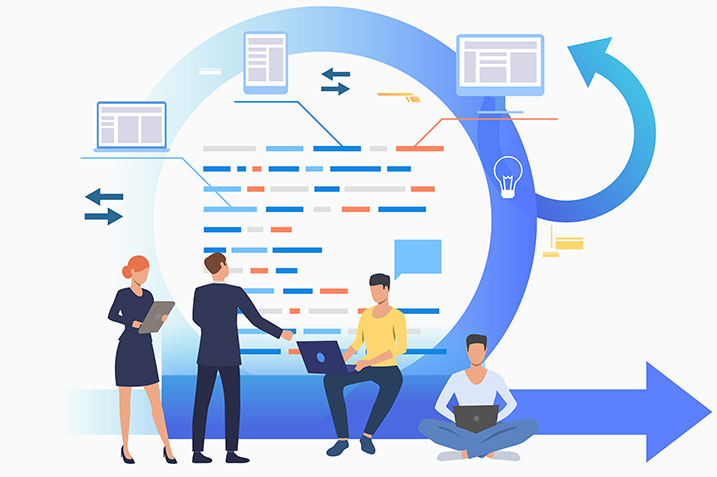
#> input picture FlaskOpencv_FaceRecognition/templates/images/about_img.jpg, 717 x 477 px; its folder holds only this picture in this run
$ python facestrain.py   (older library calls are emulated)
#> lines starting #> are read from the running program, lines starting #| are printed output that depends on the picture
import cv2
import os
import numpy as np
from PIL import Image
import pickle

BASE_DIR = os.path.dirname(os.path.abspath(__file__))
image_dir = os.path.join(BASE_DIR, "images")

face_cascade = cv2.CascadeClassifier('haarcascades/haarcascade_frontalface_alt2.xml')
recognizer = cv2.face.LBPHFaceRecognizer_create()

current_id = 0
label_ids = {}
y_labels = []
x_train = []


for root, dirs, files in os.walk(image_dir):
     for file in files:
         if file.endswith("png") or file.endswith("jpg") or file.endswith("jpeg"):
            path = os.path.join(root, file)
            label = os.path.basename(root).replace(" ","-").lower()
            print(label, path)
            if not label in label_ids:
                label_ids[label] = current_id
                current_id += 1
            id_ =label_ids[label]
            print(label_ids)

            #y_labels.append(label)
            #x_train.append(path)
            pil_image = Image.open(path).convert("L")
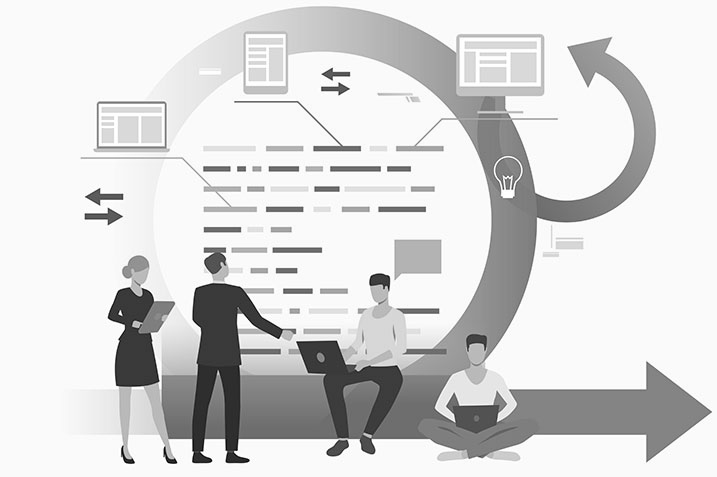
#> pil_image: PIL image 717x477 L; min 2, max 255, mean 216.2
            size = (550, 550)
            final_image = pil_image.resize(size, Image.ANTIALIAS)
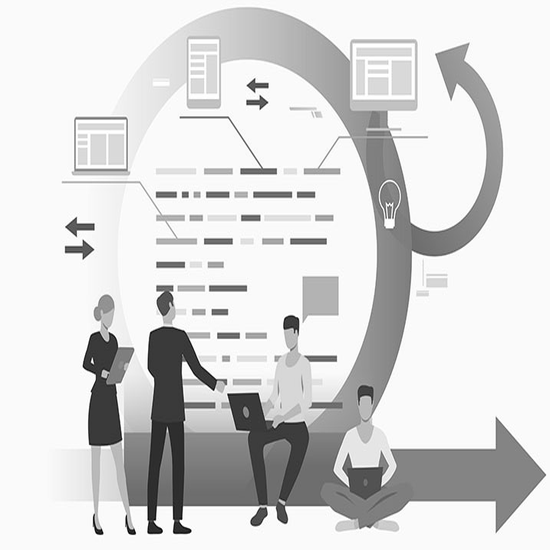
#> final_image: PIL image 550x550 L; min 0, max 255, mean 216.1
            image_array = np.array(final_image, "uint8")
            print(image_array)
#> (printed output is left out)
            faces = face_cascade.detectMultiScale(image_array, scaleFactor=2, minNeighbors=5)
#> faces = ()

            for (x, y, w, h) in faces:
               roi = image_array[y:y+h, x:x+w]
               x_train.append(roi)
               y_labels.append(id_)
#> this loop made 0 passes
#> after the loop, x_train = []; y_labels = []


#print(y_labels)
#print(x_train)

with open("labels.pickles", 'wb') as f:
    pickle.dump(label_ids, f)

#> (the run stopped early here; a loop or call above may not have finished)

$ run again, on FlaskOpencv_FaceRecognition/templates/images/img2.png
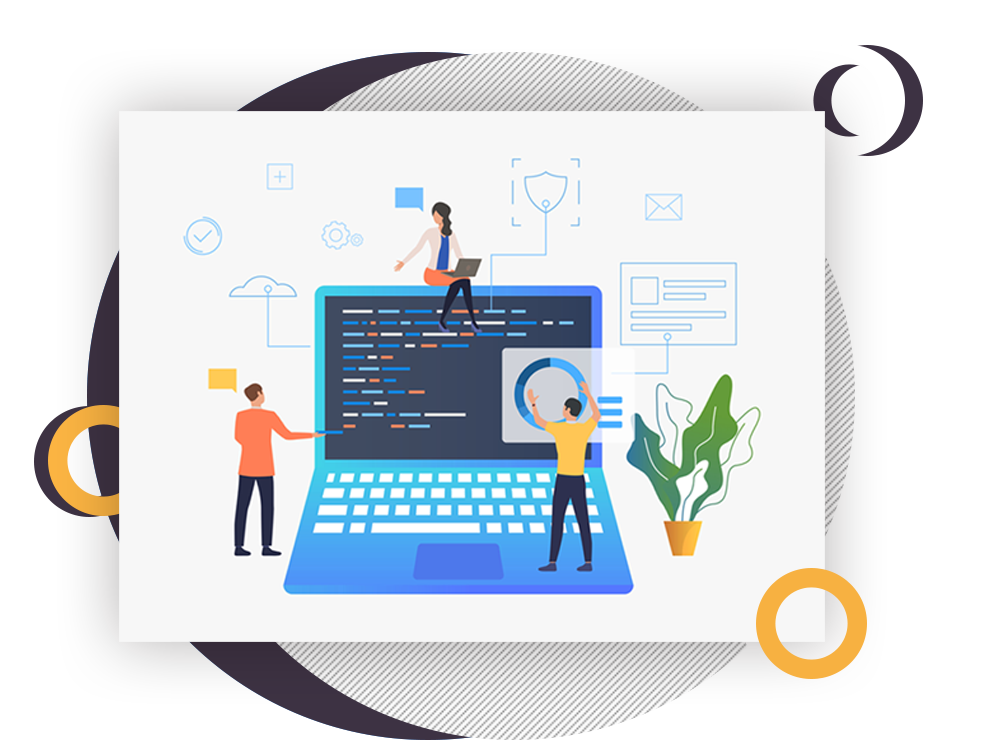
#> input picture FlaskOpencv_FaceRecognition/templates/images/img2.png, 990 x 749 px
#> `pil_image = Image.open(path).convert("L")`:
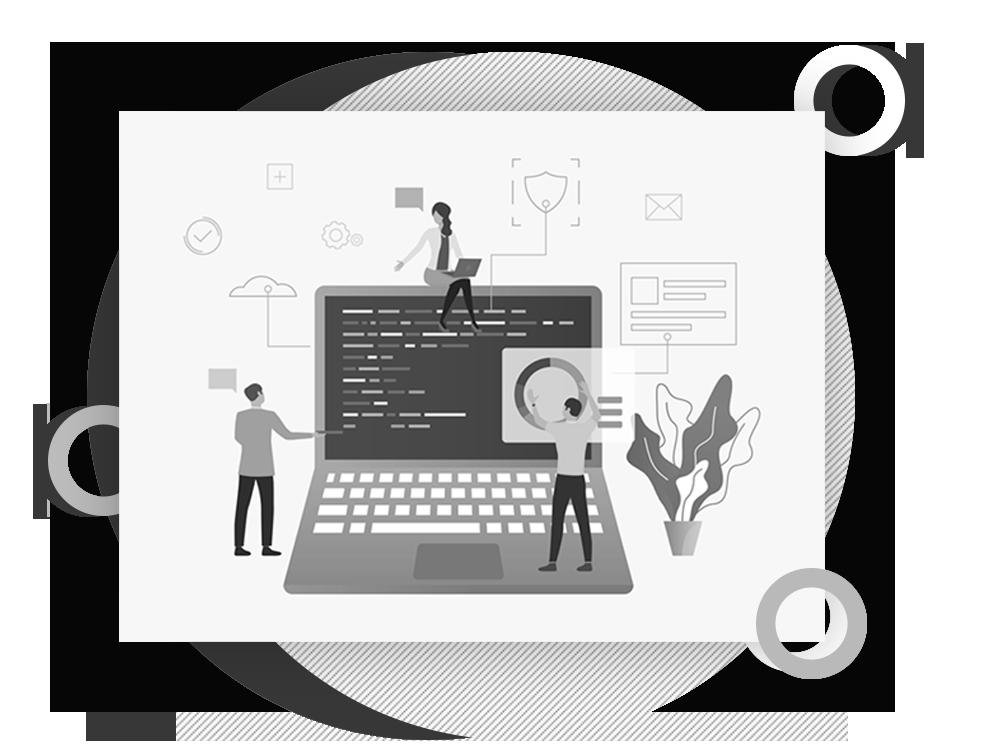
#> pil_image: PIL image 990x749 L; min 2, max 255, mean 183.8
#> `final_image = pil_image.resize(size, Image.ANTIALIAS)`:
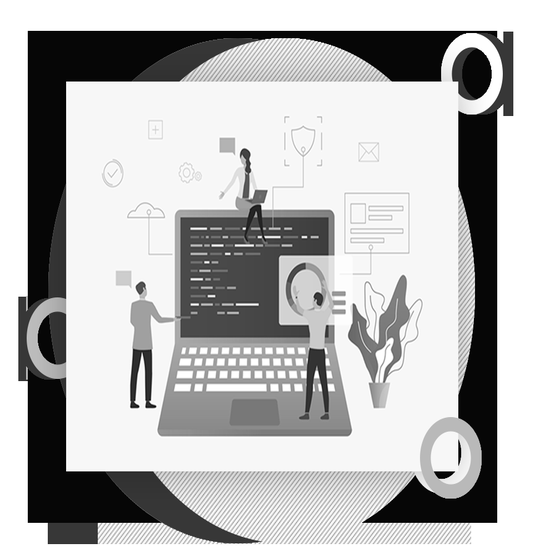
#> final_image: PIL image 550x550 L; min 0, max 255, mean 183.8
#> (printed output is left out)
#> faces = ()
#> after the loop `for (x, y, w, h) in faces:`: x_train = []

$ run again, on FlaskOpencv_FaceRecognition/templates/images/te1.png
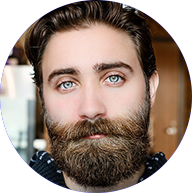
#> input picture FlaskOpencv_FaceRecognition/templates/images/te1.png, 192 x 193 px
#> `final_image = pil_image.resize(size, Image.ANTIALIAS)`:
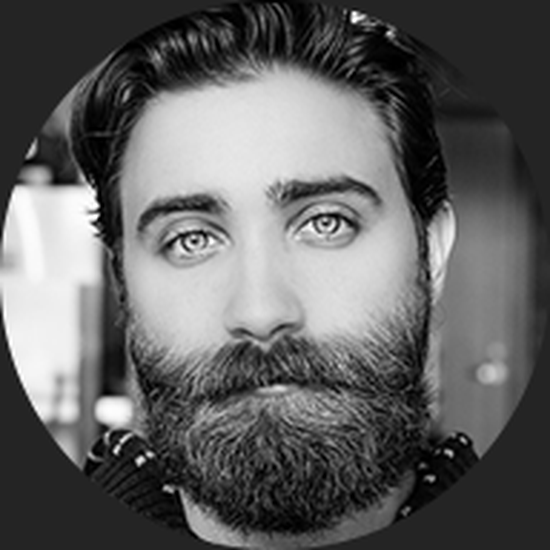
#> final_image: PIL image 550x550 L; min 0, max 255, mean 98.4
#> (printed output is left out)
#> faces = [[93, 99, 320, 320]]
#> the loop `for (x, y, w, h) in faces:` made 1 pass
#> pass 1, `roi = image_array[y:y+h, x:x+w]`:
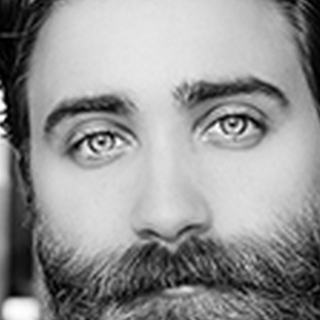
#> roi: shape (320, 320); min 0, max 255, mean 148.2
#> after the loop `for (x, y, w, h) in faces:`: x_train = 1 item; y_labels = [0]

$ run again, on FlaskOpencv_FaceRecognition/templates/images/admin.png
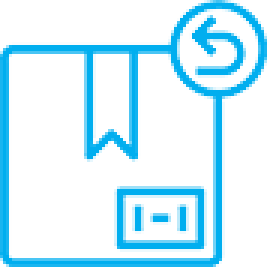
#> input picture FlaskOpencv_FaceRecognition/templates/images/admin.png, 89 x 89 px (shown 3 times larger)
#> `pil_image = Image.open(path).convert("L")`:
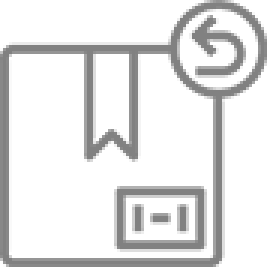
#> pil_image: PIL image 89x89 L (shown 3 times larger); min 129, max 255, mean 227.3
#> `final_image = pil_image.resize(size, Image.ANTIALIAS)`:
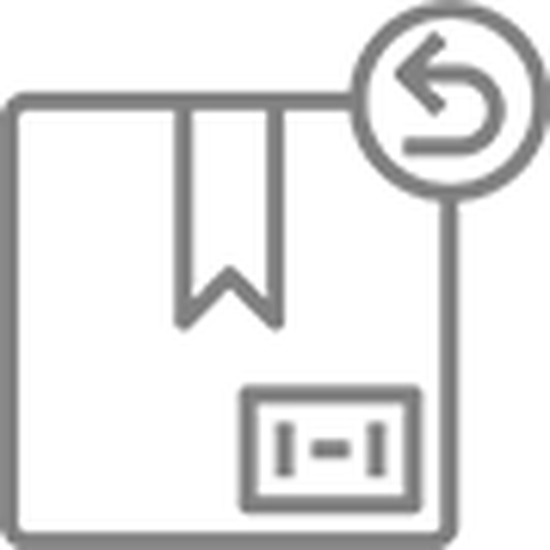
#> final_image: PIL image 550x550 L; min 103, max 255, mean 226.8
#> (printed output is left out)
#> faces = ()
#> after the loop `for (x, y, w, h) in faces:`: x_train = []
